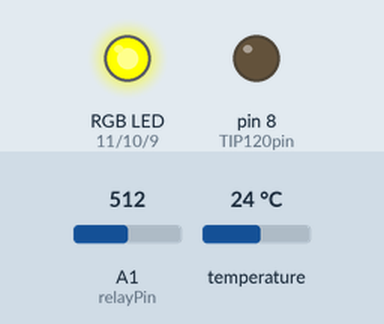
The sketch below on a simulated Arduino Uno, built with avr-gcc and run on an emulated ATmega328P. On the bench: an RGB LED mixed from three pins (HIGH = lit), output pins drawn as LEDs (lit = HIGH). The test bench sets the inputs (shaded band); at power-on: temperature 24 °C, A1 (relayPin) = 512.

Above: at 1.5 s.
1.6 s: temperature set to 23.2 °C
3.5 s: temperature set to 22 °C
At 5.0 s:
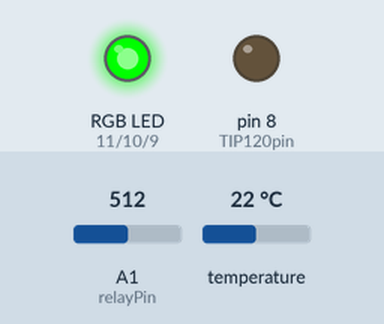
5.3 s: A1 (relayPin) set to 0
At 6.0 s:
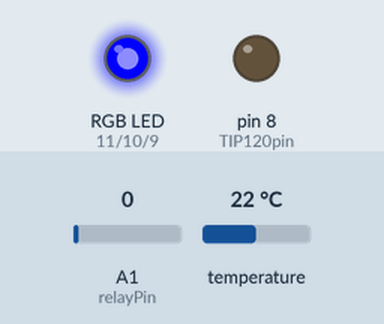
Timing chart, 0 to 8.3 s (numbered marks = the images above; inputs shaded):
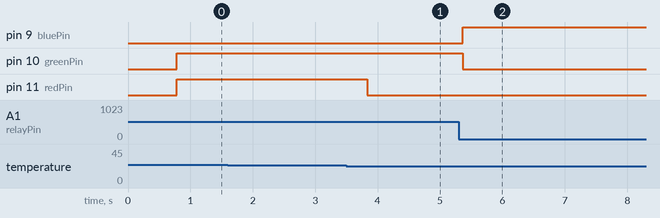

The sketch:

Stero_Cooler.ino
```cpp
// +--------------------------------------------+
// |
// | Stero Cooler
// |
// | Written by Eric Kenny
// |
// | Thanks to:
// |  - http://www.instructables.com/id/Use-Arduino-with-TIP120-transistor-to-control-moto/
// |  - https://blog.adafruit.com/2012/11/30/tutorial-arduino-lesson-3-rgb-leds-arduino/
// |  - http://playground.arduino.cc/Code/Timer
// +--------------------------------------------+
#include <OneWire.h>
#include <DallasTemperature.h>

// Data wire is plugged into pin 2 on the Arduino
#define ONE_WIRE_BUS 2
// Setup a oneWire instance to communicate with any OneWire devices (not just Maxim/Dallas temperature ICs)

OneWire oneWire(ONE_WIRE_BUS);

// Pass our oneWire reference to Dallas Temperature.
DallasTemperature sensors(&oneWire);

// RGB LED PIN DEFINITION
int redPin = 11;
int greenPin = 10;
int bluePin = 9;

int relayPin = 1;

// Temperature (F) level definition for RGB LED
int cool = 72;
int warm = 82;
int hot = 92;

int tempF = 0;
int TIP120pin = 8;

void setup() {
  // SET RGB PIN MODE
  pinMode(redPin, OUTPUT);
  pinMode(greenPin, OUTPUT);
  pinMode(bluePin, OUTPUT);

  // SET TIP-120 PIN MODE
  pinMode(TIP120pin, OUTPUT);

  pinMode(relayPin, INPUT);

  // Start up the Dallas Temperature IC Control library
  sensors.begin(); // IC Default 9 bit. If you have troubles consider upping it 12. Ups the delay giving the IC more time to process the temperature measurement

}

void loop() {

  // If relay is triggered from Stero's USB port, turn on...
  if (analogRead(relayPin))
  {

    sensors.requestTemperatures(); // Send the command to get temperatures
    tempF = sensors.getTempFByIndex(0); // Why "byIndex"? You can have more than one IC on the same bus. 0 refers to the first IC on the wire

    // Set color of RGB LED based on reading from temperature sensor
    // While also setting the speed of the fan
    if (tempF <= cool)
    {
       setLEDgreen();
       setFanLow();
    } else if (tempF <= warm) {
       setLEDyellow();
       setFanLow();
    } else if (tempF <= hot) {
       setLEDorange();
       setFanMedium();
    } else if (tempF > hot) {
       setLEDred();
       setFanHigh();
    }
  } else if (!analogRead(relayPin)) {
    // Run cool down procedure
    executeCoolDown();
  } else {
    // go into power save mode
    executeStandBy();
  }
}

// ----------------------------------------------
// |      RGB SETCOLOR FUNCTION DEFINITION      |
// ----------------------------------------------
void setColor(int red, int green, int blue)
{
  analogWrite(redPin, red);
  analogWrite(greenPin, green);
  analogWrite(bluePin, blue);
}

// ----------------------------------------------
// |        INDIVIDUAL COLOR FUNCTIONS          |
// ----------------------------------------------
void setLEDoff()
{
  setColor(0, 0, 0);
}
void setLEDblue()
{
  setColor(0, 0, 255);
}
void setLEDgreen()
{
  setColor(0, 255, 0);
}
void setLEDyellow()
{
  setColor(255, 255, 0);
}
void setLEDorange()
{
  setColor(0xFF, 0x8C, 0x0);
}
void setLEDred()
{
  setColor(255, 0, 0);
}
void setLEDwhite()
{
  setColor(255, 255, 255);
}

// ----------------------------------------------
// |           FAN SPEED FUNCTIONS              |
// ----------------------------------------------
void setFanOff()
{
  analogWrite(TIP120pin, 0);
}
void setFanLow()
{
  analogWrite(TIP120pin, 64);
}
void setFanMedium()
{
  analogWrite(TIP120pin, 128);
}
void setFanHigh()
{
  analogWrite(TIP120pin, 255);
}

void executeCoolDown()
{
  setLEDblue();
  // Spin fan at low for 5 minutes
  for (int i = 0; i < 300; i++)
  {
    setFanLow();
    delay(1000);
  }
}

void executeStandBy()
{
  setLEDoff();
  setFanOff();
}
```

Measured:
- the behaviour switches between 22.9 and 22.8 °C on temperature (found by bisection; images 0 and 1)
- after the input at 1.6 s, every drawn part: stays the same
- after the input at 3.5 s, pin 11 (redPin): HIGH → LOW after 0.34 s
- after the input at 5.3 s, pin 9 (bluePin): LOW → HIGH after 0.07 s; pin 10 (greenPin): HIGH → LOW after 0.07 s
